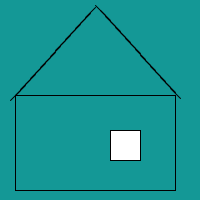
Frame 1 (no input)
Frame 60 (the mouse pressed at the canvas centre just before this capture): identical to frame 1, image omitted
Frame 120 (the mouse held since frame 60 and released just before this capture): identical to frame 1, image omitted

The Processing sketch that drew this single still picture (run headless with seeded random() and noise(); from frame 60 on, the mouse is pressed at the canvas centre):

// Processing sketch: processing_93707
// ── processing_93707.pde

int x;
int y;
void setup (){
  
  size (200,200);
  background (20,152,150);
}

void draw() {
  while (x<80){
    line(10+x,100-10*x/9,20+x,90-10*x/9);
    line(95+x,5+10*x/9,105+x,15+10*x/9);
    x=x+5;
  
  }
  noFill();
  rect(15,95,160,95);
  fill(255);
  rect(110,130,30,30);
  }
